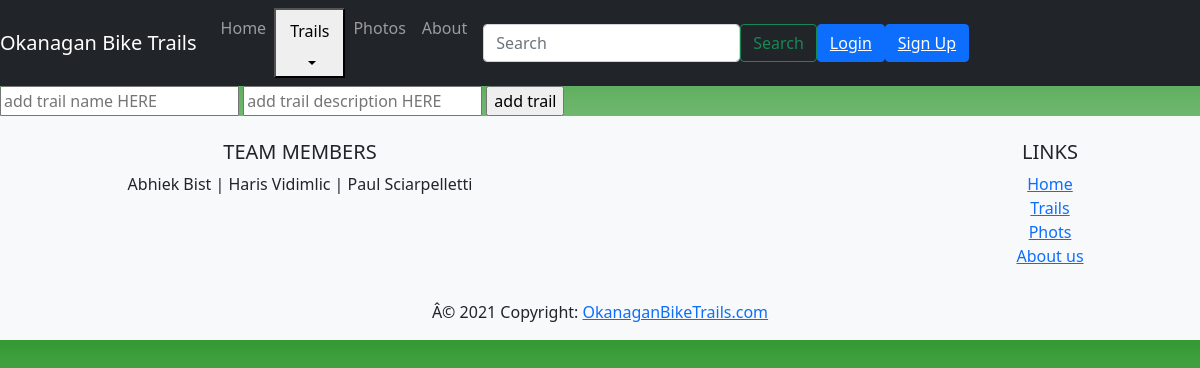
/src/client/alltrails.php, run on an earlier commit of the app's database.
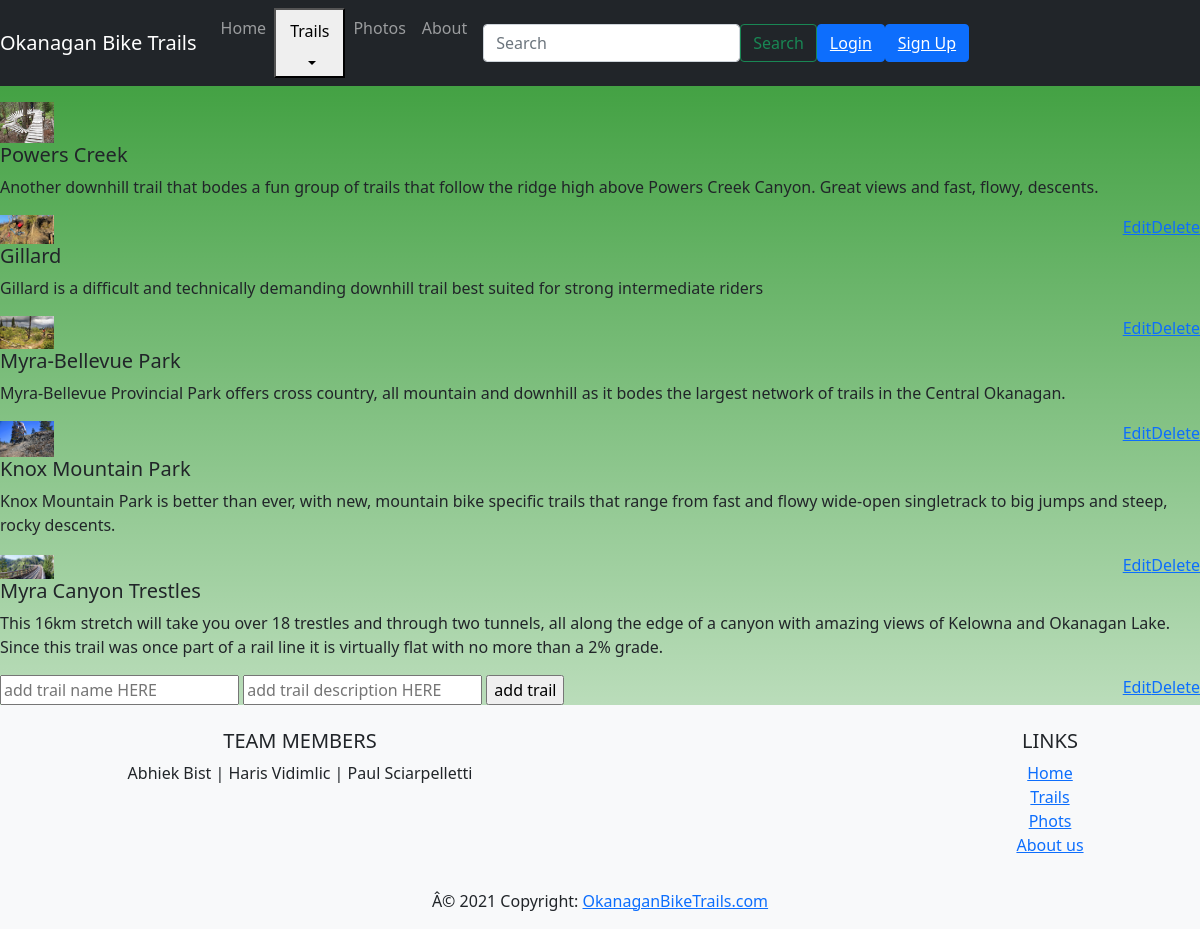
And on a later commit of the database.
### tables this page shows
CREATE TABLE `trails` (
  `trailId` int(11)  NOT NULL AUTO_INCREMENT,
  `trailName` varchar(20) NOT NULL,
  `description` varchar(255) NOT NULL,
  PRIMARY KEY (`trailId`)
);

### src/client/alltrails.php (the view, shortened to what this page needs)
<!DOCTYPE html>
<html lang="en">
<head>
  <link href='https://api.mapbox.com/mapbox-gl-js/v2.5.1/mapbox-gl.css' rel='stylesheet' />
  <link href="https://cdn.jsdelivr.net/npm/bootstrap@5.0.2/dist/css/bootstrap.min.css" rel="stylesheet">
  <link rel="stylesheet" href="./../client/css/main.css">
</head>
<body>
<?php
    include 'header.php';
    require './../server/db_conn.php';
    $sql = "SELECT * FROM trails ORDER BY trailId DESC";
    $results = mysqli_query($conn, $sql);
    while($row = mysqli_fetch_assoc($results)){
        $trailId = $row['trailId'];
        $trailName = $row['trailName'];
        $desc = $row['description'];
        echo '<div class="media my-3">
        <div>
        <img src="img/card-'.$trailId.'.jpg" width="54px" class="mr-3" alt="...">
        <div class="media-body">
        <h5>'. $trailName .'</h5>
            <p> '.$desc.'</p>
            <a href="deleteTrail.php?id='.$trailId.'" style="float: right">Delete </a>
            <a href="editTrail.php?id='.$trailId.'" style="float: right">Edit </a>
        </div>
        </div>
        </div>';
    }
?>
<form action="alltrails.php" method="post">
<input type="text" id="trailname" name="trailname" placeholder="add trail name HERE">
<input type="text" id="desc" name="desc" placeholder="add trail description HERE">
                    <input type="submit" value="add trail">
                </form>
<?php include 'footer.php';?>
</body>
</html>

What changed in the data, as far as the page shows it:
added trails: shows a picture, trailName "Powers Creek", description "Another downhill trail that bodes a fun group of trails that follow the ridge high above Powers Creek Canyon. Great views and fast, flowy, descents."
added trails: shows a picture, trailName "Gillard", description "Gillard is a difficult and technically demanding downhill trail best suited for strong intermediate riders"
added trails: shows a picture, trailName "Myra-Bellevue Park", description "Myra-Bellevue Provincial Park offers cross country, all mountain and downhill as it bodes the largest network of trails in the Central Okanagan."
added trails: shows a picture, trailName "Knox Mountain Park", description "Knox Mountain Park is better than ever, with new, mountain bike specific trails that range from fast and flowy wide-open singletrack to big jumps and steep, rocky descents."
added trails: shows a picture, trailName "Myra Canyon Trestles", description "This 16km stretch will take you over 18 trestles and through two tunnels, all along the edge of a canyon with amazing views of Kelowna and Okanagan Lake. Since this trail was once part of a rail line it is virtually flat with no more than a 2% grade."
